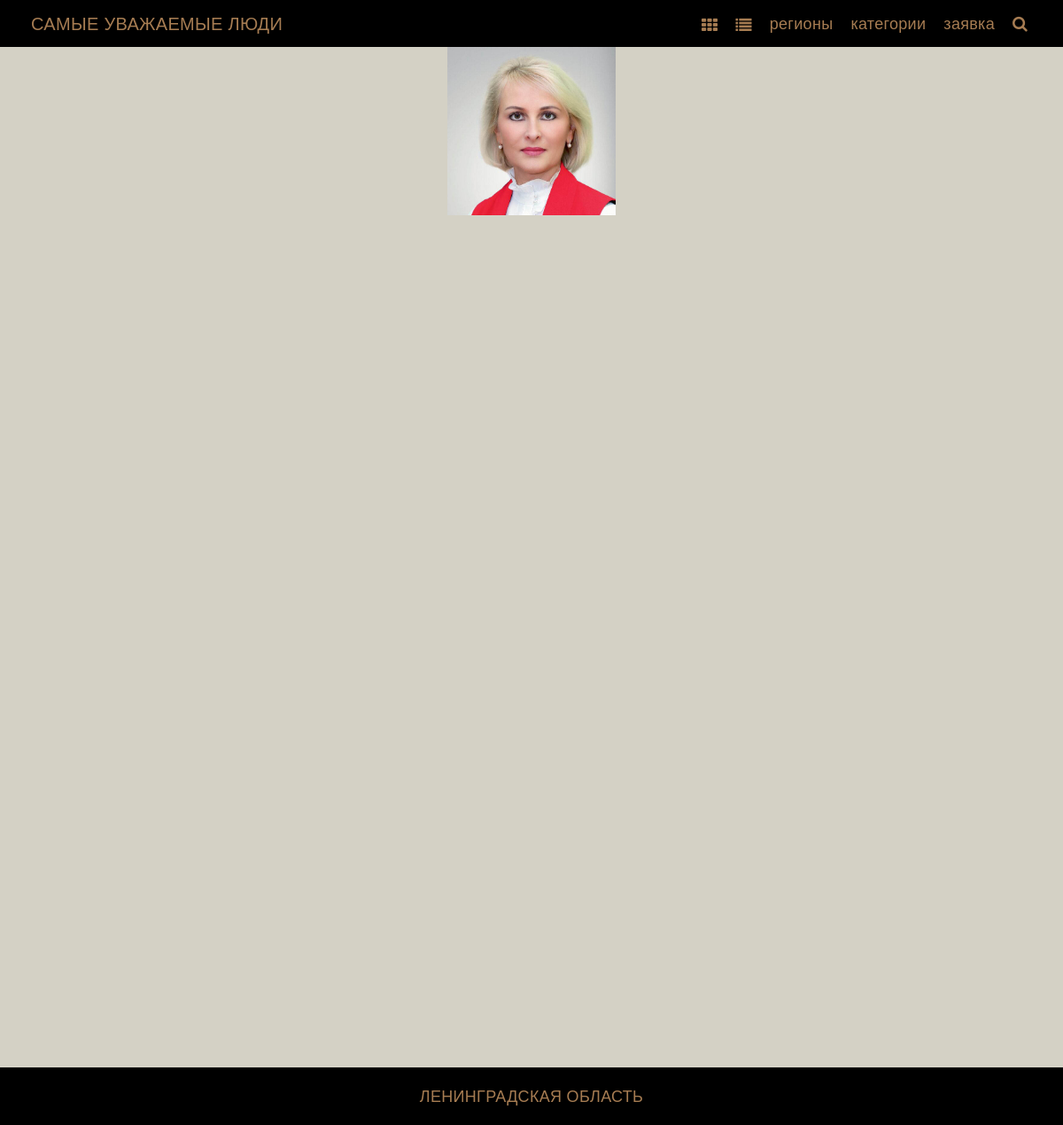
Screenshot of /region/leningradskaya-oblast/ with the database file from the repository.
### blog2/models.py (models this page shows, shortened)
class Post(models.Model):
    title = models.CharField(max_length=255, verbose_name='Полное ФИО')
    slug = models.SlugField(max_length=255, unique=True)
    first_name = models.CharField(max_length=255, verbose_name='Фамилия')
    last_name = models.CharField(max_length=255, verbose_name='Имя, Отчество')
    subtitle = models.CharField(max_length=100, verbose_name='Профессия, должность')
    article_text = models.TextField(blank=True, verbose_name='Текст статьи')
    created_at = models.DateTimeField(auto_now_add=True, verbose_name='Опубликовано')
    photo = models.ImageField(upload_to='photos/%Y/%m/%d', blank=True, verbose_name='Превью')
    photo2 = models.ImageField(upload_to='photos/%Y/%m/%d', blank=True, verbose_name='Основное фото в статье')
    views = models.IntegerField(default=0, verbose_name='Количество просмотров')
    region = models.ForeignKey(Region, on_delete=models.PROTECT, related_name='posts')
    category = models.ForeignKey(Category, on_delete=models.PROTECT, related_name='posts')
    is_published = models.BooleanField(default=True, verbose_name='Опубликовано или нет')
    class Meta:
        verbose_name = 'Статья'
        verbose_name_plural = 'Статьи'
        ordering = ['title']
    def get_absolute_url(self):
        return reverse('post', kwargs={"slug": self.slug})

class Region(models.Model):
    title = models.CharField(max_length=255)
    photo = models.ImageField(upload_to='photos/regions', blank=True)
    slug = models.SlugField(max_length=255, verbose_name='Url_reg', unique=True)
    def __str__(self):
        return self.title
    class Meta:
        verbose_name = 'Регион'
        verbose_name_plural = 'Регионы'
        ordering = ['title']
    def get_absolute_url(self):
        return reverse('region', kwargs={"slug": self.slug})

### blog2/views.py (the view)
# urls.py: path('region/<str:slug>/', PostsByRegion.as_view(), name='region'),
class PostsByRegion(ListView):
    template_name = 'blog2/index.html'
    context_object_name = 'posts'
    allow_empty = False
    def get_queryset(self):
        return Post.objects.filter(region__slug=self.kwargs['slug'], is_published=True)
    def get_context_data(self, *, object_list=None, **kwargs):
        context = super().get_context_data(**kwargs)
        context['title'] = "" + str(Region.objects.get(slug=self.kwargs['slug']))
        return context

### blog2/models.py (called while the page is built)
    def get_absolute_url(self):
        return reverse('category', kwargs={"slug": self.slug})

### blog2/templatetags/sidebar.py (called while the page is built)
@register.inclusion_tag('blog2/regions_tpl.html')
def get_region():
    regions = Region.objects.all()
    return {"regions": regions}

@register.inclusion_tag('blog2/categories_tpl.html')
def get_category():
    categories = Category.objects.all()
    return {"categories": categories}

### blog2/templates/blog2/index.html (shortened to what this page needs)
{% extends 'base.html' %}
{% load static %}
{% load sidebar %}
{% block content %}
<div id="tile" class="content">
    <div class="container">
        <div class="content-area__row">
            {% for post in posts %}
            <div class="content-area__title">
                <a href="{{ post.get_absolute_url }}">
                    <img class="img-content" data="{{ post.photo.url }}" src="img/1x1.jpg"
                         alt="{{ post.title }}"/>
                </a>
            </div>
            {% endfor %}
        </div>
    </div>
</div>
{% endblock %}

### templates/inc/_footer.html
<div class="footer">
    <div class="container">
        <div class="footer__row">
            <a href="{{ post.region.get_absolute_url }}"><div class="footer__text"> {{ title }} </div></a>
        </div>
    </div>
</div>

### site_blog/static/css/style.css (style rules this page uses)
* { padding: 0; margin: 0; border: 0; }
*, *:before, *:after { -moz-box-sizing: border-box; -webkit-box-sizing: border-box; box-sizing: border-box; }
html, body { height: 100%; width: 100%; font-size: 100%; line-height: 1; font-size: 14px; -ms-text-size-adjust: 100%; -moz-text-size-adjust: 100%; -webkit-text-size-adjust: 100%; }
a { text-decoration: none; }
img { vertical-align: top; }
body { font-family: 'PT Sans', sans-serif; background-color: #d4d1c5; flex: 1 1 auto; }
.container { max-width: 1180px; margin: 0 auto; }
.content { background-color: #d4d1c5; flex: 1 1 auto; }
#tile { flex: 1 1 auto; }
.content-area__row { width: 100%; display: flex; flex-wrap: wrap; justify-content: center; margin-top: 53px; }
.content-area__row a { transition: transform 1s; }
.content-area__title { width: 190px; height: 190px; display: flex; position: relative; }
.content-area__title img { width: 190px; height: 190px; }
.footer { background-color: #000; }
.footer__row { display: flex; height: 65px; flex-direction: column; justify-content: center; align-items: center; text-decoration: none; }
.footer__text { text-decoration: none; color: #a67c52; text-transform: uppercase; font-family: 'Baskerville', sans-serif; font-size: 18px; letter-spacing: 0.3px; }

### rows the page displays
Post: photo (picture)
Region: title "ЛЕНИНГРАДСКАЯ ОБЛАСТЬ"
